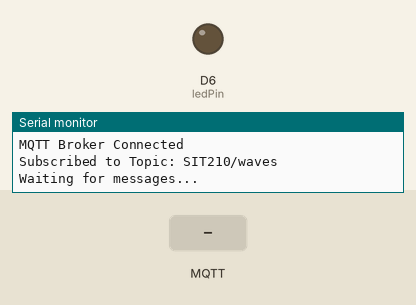
Simulated run of this sketch. Board: Arduino MKR. On the bench: output pins drawn as LEDs (lit = HIGH), the last lines printed to the serial monitor. Dashed ring = blinking. Inputs (shaded band) come from the test bench. WiFi joins after 1.5 s; servers stay silent unless stated; no MQTT or app messages arrive unless stated.

Above: at 2.7 s.
2.8 s: MQTT message "1" arrives on the first subscribed topic
At 4.2 s:
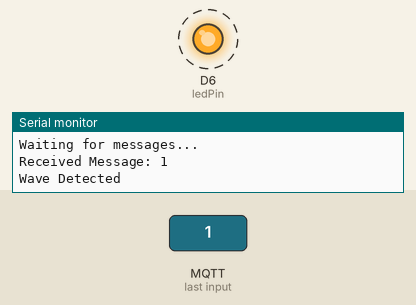
5.8 s: MQTT message "0" arrives on the first subscribed topic
At 6.2 s:
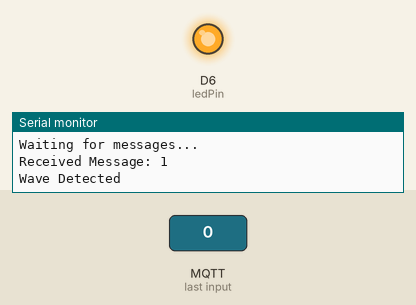
Timing chart, 0 to 11.8 s (numbered marks = the images above; inputs shaded):
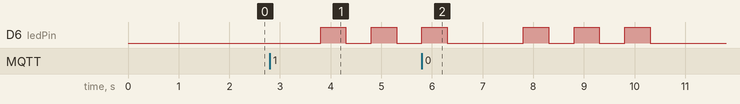

The sketch:

2.ino
```cpp
#include <WiFiNINA.h>
#include <ArduinoMqttClient.h>

char wifiSSID[] = "...";
char wifiPassword[] = "hello12345";

const int ledPin = 6;

WiFiClient wifiClient;
MqttClient mqttClient(wifiClient);

const char mqttBroker[] = "broker.emqx.io";
int mqttPort = 1883;
const char mqttTopic[] = "SIT210/waves";

void setup() {
  Serial.begin(9600);
  pinMode(ledPin, OUTPUT);

  connectToWiFi();
  connectToMQTTBroker();

  mqttClient.subscribe(mqttTopic);
  Serial.print("Subscribed to Topic: ");
  Serial.println(mqttTopic);
  Serial.println("Waiting for messages...");
}

void loop() {
  if (!mqttClient.connected()) {
    connectToMQTTBroker();
  }
  mqttClient.poll();

  while (mqttClient.available()) {
    String message = mqttClient.readString();
    Serial.print("Received Message: ");
    Serial.println(message);
    processMessage(message);
  }
}

void connectToWiFi() {
  Serial.print("Connecting to WiFi: ");
  Serial.println(wifiSSID);

  while (WiFi.begin(wifiSSID, wifiPassword) != WL_CONNECTED) {
    Serial.print(".");
    delay(1000);
  }

  Serial.println("WiFi Connected");
}

void connectToMQTTBroker() {
  Serial.print("Connecting to MQTT Broker: ");
  Serial.println(mqttBroker);

  while (!mqttClient.connect(mqttBroker, mqttPort)) {
    Serial.print(".");
    delay(1000);
  }

  Serial.println("MQTT Broker Connected");
}

void processMessage(String message) {
   {
   Serial.println("Wave Detected");
  for (int i = 0; i < 3; i++) {
    digitalWrite(ledPin, HIGH);
    delay(500);
    digitalWrite(ledPin, LOW);
    delay(500);
}

}
}
```

Measured:
- after the input at 2.8 s, D6 (ledPin): alternates HIGH for 0.50 s and LOW for 0.50 s, starting after 1.0 s
